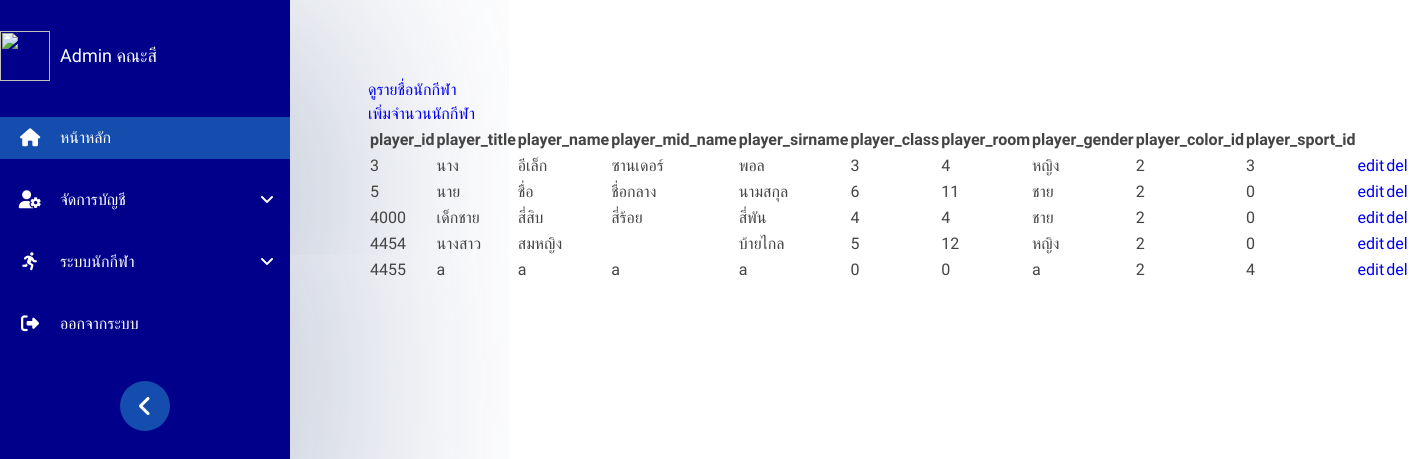
The app's page /admin_sport.php?page=add_player&sub_page=view (signed in) with its own data.
### tables this page shows
CREATE TABLE `players` (
  `player_id` int(5) NOT NULL,
  `player_title` varchar(16) NOT NULL,
  `player_name` varchar(64) NOT NULL,
  `player_mid_name` varchar(64) NOT NULL,
  `player_sirname` varchar(64) NOT NULL,
  `player_class` int(2) NOT NULL,
  `player_room` int(2) NOT NULL,
  `player_gender` varchar(8) NOT NULL,
  `player_color_id` int(2) NOT NULL,
  `player_sport_id` int(11) NOT NULL
);

### admin_sport/view/view_add_player.php (the view)
<body>
	<center>
	<table class="table_all">
		<tr>
			<th>player_id</th>
			<th>player_title</th>
			<th>player_name</th>
			<th>player_mid_name</th>
			<th>player_sirname</th>
			<th>player_class</th>
			<th>player_room</th>
			<th>player_gender</th>
			<th>player_color_id</th>
			<th>player_sport_id</th>
		</tr>
		<?php
			$sql_find_players = "SELECT * FROM `players`";
			$result_find_players = mysqli_query($conn, $sql_find_players);
			if (mysqli_num_rows($result_find_players) > 0) {
				while ($row_find_players = mysqli_fetch_assoc($result_find_players)) {
					echo "<tr>
							<td>".$row_find_players['player_id']."</td>
							<td>".$row_find_players['player_title']."</td>
							<td>".$row_find_players['player_name']."</td>
							<td>".$row_find_players['player_mid_name']."</td>
							<td>".$row_find_players['player_sirname']."</td>
							<td>".$row_find_players['player_class']."</td>
							<td>".$row_find_players['player_room']."</td>
							<td>".$row_find_players['player_gender']."</td>
							<td>".$row_find_players['player_color_id']."</td>
							<td>".$row_find_players['player_sport_id']."</td>
							<td class=edit><a href=\"admin_sport.php?page=add_player&sub_page=edit&player_id=".$row_find_players['player_id']."\" >edit</a></td>
							<td class=del><a href=\"admin_sport.php?page=add_player&sub_page=del&player_id=".$row_find_players['player_id']."\">del</a></td>
						</tr>";
				}
			}else{
				echo "no player found...";
			}
		 ?>
	</table>
	</center>
</body>
</html>

### element/styles_admin.css (style rules this page uses)
* { margin: 0; padding: 0; box-sizing: border-box; text-decoration: none; list-style: none; font-family: "Mitr", sans-serif; }
:root { --base-clr: #11121a; --line-clr: #42434a; --hover-clr: #222533; --text-clr: #e6e6ef; --accent-clr: #5e63ff; --secondary-text-clr: #b0b3c1; }
body { min-height: 100vh; min-height: 100dvh; color: #444444; display: grid; grid-template-columns: auto 1fr ; line-height: 1.5rem; }

### records on screen
players: player_id "3", player_title "นาง", player_name "อีเล็ก", player_mid_name "ซานเดอร์", player_sirname "พอล", player_class "3", player_room "4", player_gender "หญิง", player_color "2", player_sport "3"
players: player_id "5", player_title "นาย", player_name "ชื่อ", player_mid_name "ชื่อกลาง", player_sirname "นามสกุล", player_class "6", player_room "11", player_gender "ชาย", player_color "2", player_sport "0"
players: player_id "4000", player_title "เด็กชาย", player_name "สี่สิบ", player_mid_name "สี่ร้อย", player_sirname "สี่พัน", player_class "4", player_room "4", player_gender "ชาย", player_color "2", player_sport "0"
players: player_id "4454", player_title "นางสาว", player_name "สมหญิง", player_sirname "บ้ายไกล", player_class "5", player_room "12", player_gender "หญิง", player_color "2", player_sport "0"
players: player_id "4455", player_title "a", player_name "a", player_mid_name "a", player_sirname "a", player_class "0", player_room "0", player_gender "a", player_color "2", player_sport "4"
